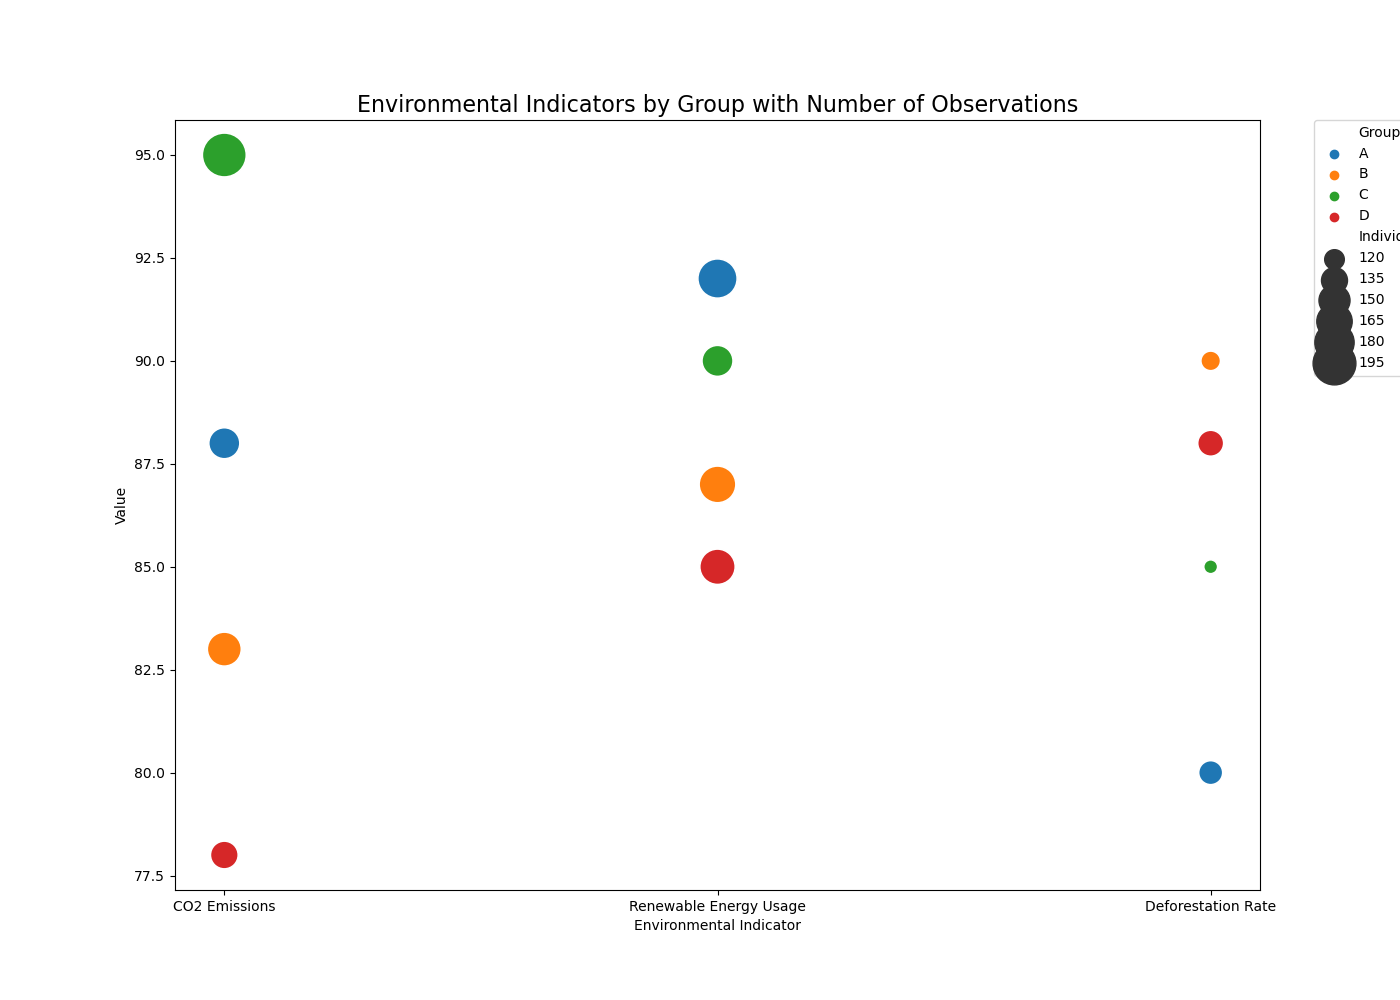

The Python source for this figure:

import seaborn as sns
import matplotlib.pyplot as plt
import pandas as pd

# Data points
data = {
    'Group': ['A', 'A', 'A', 'B', 'B', 'B', 'C', 'C', 'C', 'D', 'D', 'D'],
    'Indicator': ['CO2 Emissions', 'Renewable Energy Usage', 'Deforestation Rate', 
                  'CO2 Emissions', 'Renewable Energy Usage', 'Deforestation Rate',
                  'CO2 Emissions', 'Renewable Energy Usage', 'Deforestation Rate', 
                  'CO2 Emissions', 'Renewable Energy Usage', 'Deforestation Rate'],
    'Value': [88, 92, 80, 83, 87, 90, 95, 90, 85, 78, 85, 88],
    'Individuals': [150, 180, 130, 160, 170, 120, 200, 150, 110, 140, 165, 135]
}

# Create DataFrame
df = pd.DataFrame(data)

# Plotting
plt.figure(figsize=(14, 10))
bubble_plot = sns.scatterplot(data=df, x='Indicator', y='Value', size='Individuals',
                              sizes=(100, 1000), hue='Group',
                              palette=["#1f77b4", "#ff7f0e", "#2ca02c", "#d62728"])

# Customizing the plot
bubble_plot.set_title('Environmental Indicators by Group with Number of Observations', fontsize=16)
plt.legend(bbox_to_anchor=(1.05, 1), loc=2, borderaxespad=0.)
bubble_plot.set_xlabel("Environmental Indicator")
bubble_plot.set_ylabel("Value")

# Show the plot
plt.show()
